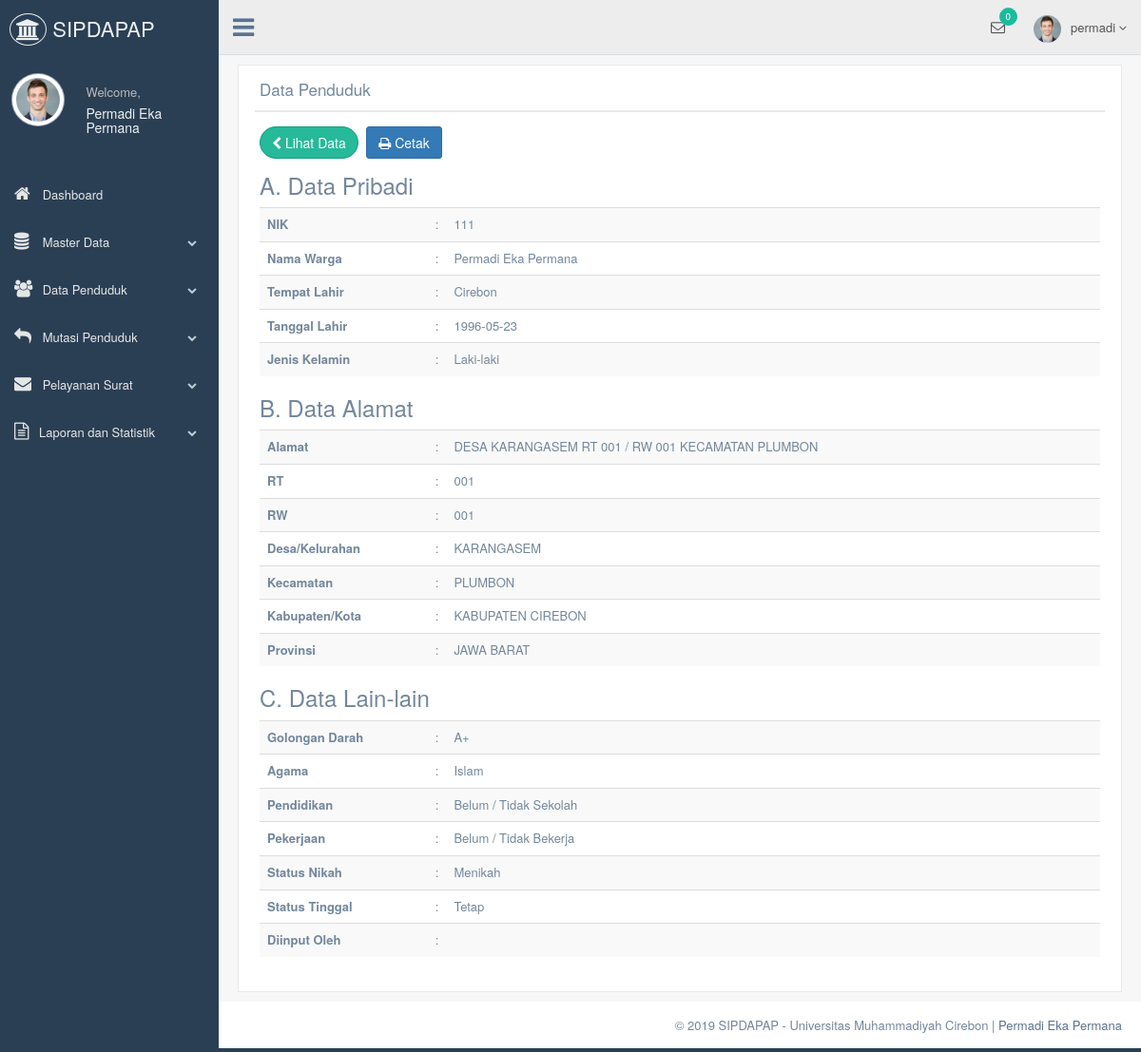
Page /pages/media.php?module=penduduk&act=detailpenduduk&id=2 (signed in) on the committed database.
### tables this page shows
CREATE TABLE penduduk
(
	no INT(11) NULL AUTO_INCREMENT,
	no_reff VARCHAR(11) NULL,
	id_penduduk VARCHAR(11) NULL,
	nik VARCHAR(16) NULL,
	nama VARCHAR(40) NULL,
	tmp_lahir VARCHAR(30) NULL,
	tgl_lahir DATE NULL,
	id_jk VARCHAR(7) NULL,
	id_goldarah VARCHAR(7) NULL,
	id_agama VARCHAR(7) NULL,
	id_pekerjaan VARCHAR(7) NULL,
	id_pendidikan VARCHAR(7) NULL,
	id_statusnikah VARCHAR(7) NULL,
	id_statustinggal VARCHAR(7) NULL,
	id_statuspenduduk VARCHAR(7) NULL,
	id_rt VARCHAR(7) NULL,
	id_provinsi VARCHAR(2) NULL,
	id_kabupaten VARCHAR(4) NULL,
	id_kecamatan VARCHAR(7) NULL,
	id_desa VARCHAR(10) NULL,
	hapus CHAR(1) NULL,
	PRIMARY KEY (no, id_penduduk)
);

CREATE TABLE jenis_kelamin
(
	id_jk VARCHAR(7) NOT NULL PRIMARY KEY,
	jk VARCHAR(30) NOT NULL
);

CREATE TABLE desa
(
	id_desa VARCHAR(10) NOT NULL PRIMARY KEY,
	id_kecamatan VARCHAR(7) NOT NULL,
	desa VARCHAR(100) NOT NULL
);

CREATE TABLE rt
(
	id_rt VARCHAR(7) NOT NULL PRIMARY KEY,
	id_rw VARCHAR(7) NOT NULL,
	rt VARCHAR(3) NOT NULL
);

CREATE TABLE rw
(
	id_rw VARCHAR(7) NOT NULL PRIMARY KEY,
	rw VARCHAR(3) NOT NULL
);

CREATE TABLE kecamatan
(
	id_kecamatan VARCHAR(7) NOT NULL PRIMARY KEY,
	id_kabupaten VARCHAR(4) NOT NULL,
	kecamatan VARCHAR(100) NOT NULL
);

CREATE TABLE kabupaten
(
	id_kabupaten VARCHAR(4) NOT NULL PRIMARY KEY,
	id_provinsi VARCHAR(2) NOT NULL,
	kabupaten VARCHAR(100) NOT NULL
);

CREATE TABLE provinsi
(
	id_provinsi VARCHAR(2) NOT NULL PRIMARY KEY,
	provinsi VARCHAR(100) NOT NULL
);

CREATE TABLE gol_darah
(
	id_goldarah VARCHAR(7) NOT NULL PRIMARY KEY,
	gol_darah VARCHAR(3) NOT NULL
);

CREATE TABLE agama
(
	id_agama VARCHAR(7) NOT NULL PRIMARY KEY,
	agama VARCHAR(30) NOT NULL
);

CREATE TABLE pendidikan
(
	id_pendidikan VARCHAR(7) NOT NULL PRIMARY KEY,
	pendidikan VARCHAR(30) NOT NULL
);

CREATE TABLE pekerjaan
(
	id_pekerjaan VARCHAR(7) NOT NULL PRIMARY KEY,
	pekerjaan VARCHAR(30) NOT NULL
);

CREATE TABLE status_nikah
(
	id_statusnikah VARCHAR(7) NOT NULL PRIMARY KEY,
	status_nikah VARCHAR(30) NOT NULL
);

CREATE TABLE status_tinggal
(
	id_statustinggal VARCHAR(7) NOT NULL PRIMARY KEY,
	status_tinggal VARCHAR(30) NOT NULL
);

### pages/modul/mod_penduduk/penduduk.php (the view, shortened to what this page needs)
<?php
 if (empty($_SESSION['username']) AND empty($_SESSION['passuser'])){
  echo "<link href='style.css' rel='stylesheet' type='text/css'>
 <center>Untuk mengakses modul, Anda harus login <br>";
  echo "<a href=../../index.php><b>LOGIN</b></a></center>";
}
else{
switch($_GET[act]){
case "detailpenduduk":
$edit = mysql_query("SELECT * FROM `penduduk`
                      INNER JOIN `jenis_kelamin` ON `penduduk`.`id_jk` = `jenis_kelamin`.`id_jk`
                      INNER JOIN `desa` ON `penduduk`.`id_desa` = `desa`.`id_desa`
                      INNER JOIN `kecamatan` ON `penduduk`.`id_kecamatan` = `kecamatan`.`id_kecamatan`
                      INNER JOIN `kabupaten` ON `penduduk`.`id_kabupaten` = `kabupaten`.`id_kabupaten`
                      INNER JOIN `provinsi` ON `penduduk`.`id_provinsi` = `provinsi`.`id_provinsi`
                      INNER JOIN `gol_darah` ON `penduduk`.`id_goldarah` = `gol_darah`.`id_goldarah`
                      INNER JOIN `status_nikah` ON `penduduk`.`id_statusnikah` = `status_nikah`.`id_statusnikah`
                      INNER JOIN `status_tinggal` ON `penduduk`.`id_statustinggal` = `status_tinggal`.`id_statustinggal`
                      INNER JOIN `rt` ON `penduduk`.`id_rt` = `rt`.`id_rt`
                      INNER JOIN `rw` ON `rt`.`id_rw` = `rw`.`id_rw`
                      INNER JOIN `agama` ON `penduduk`.`id_agama` = `agama`.`id_agama`
                      INNER JOIN `pendidikan` ON `penduduk`.`id_pendidikan` = `pendidikan`.`id_pendidikan`
                      INNER JOIN `pekerjaan` ON `penduduk`.`id_pekerjaan` = `pekerjaan`.`id_pekerjaan`
                    WHERE no='$_GET[id]'");
$r    = mysql_fetch_array($edit);
$edit2 = mysql_query("SELECT * FROM perangkat_desa WHERE id_user='$r[created_by]'");
$r2    = mysql_fetch_array($edit2);
echo "
<form method='POST' action='modul/mod_laporan/cetak_penduduk.php' target='_blank'  enctype='multipart/form-data' id='demo-form2' data-parsley-validate class='form-horizontal form-label-left' >
<input type='hidden' name='id' value='$r[no]' class='form-control' >
<div class='row'>
<div class='col-md-12 col-sm-12 col-xs-12'>
  <div class='x_panel'>
    <div class='x_title'>
      <h2>Data Penduduk <small>Detail Data Penduduk</small></h2>
      <div class='clearfix'></div>
    </div>
    <div class='x_content'>
      <p class='text-muted font-13 m-b-30'>
      <button type='button' class='btn btn-round btn-success' onclick=self.history.back()><i class='fa fa-chevron-left'></i> Lihat Data</button></a>
      <button class='btn btn-primary' type='submit'><i class='fa fa-print'></i> Cetak</button></p>
      <h3>A. Data Pribadi</h3>
      <table class='table table-striped'>
        <tr>
          <th width='20%'>NIK</th>
          <td width='1%'>:</td>
          <td>$r[nik]</td>
        </tr>
        <tr>
          <th>Nama Warga</th>
          <td>:</td>
          <td>$r[nama]</td>
        </tr>
        <tr>
          <th>Tempat Lahir</th>
          <td>:</td>
          <td>$r[tmp_lahir]</td>
        </tr>
        <tr>
          <th>Tanggal Lahir</th>
          <td>:</td>
          <td>
            $r[tgl_lahir]
          </td>
        </tr>
        <tr>
          <th>Jenis Kelamin</th>
          <td>:</td>
          <td>$r[jk]</td>
        </tr>
      </table>
      <h3>B. Data Alamat</h3>
      <table class='table table-striped'>
        <tr>
          <th width='20%'>Alamat</th>
          <td width='1%'>:</td>
          <td>DESA $r[desa] RT $r[rt] / RW $r[rw] KECAMATAN $r[kecamatan]</td>
        </tr>
        <tr>
          <th>RT</th>
          <td>:</td>
          <td>$r[rt]</td>
        </tr>
        <tr>
          <th>RW</th>
          <td>:</td>
          <td>$r[rw]</td>
        </tr>
        <tr>
          <th>Desa/Kelurahan</th>
          <td>:</td>
          <td>$r[desa]</td>
        </tr>
        <tr>
          <th>Kecamatan</th>
          <td>:</td>
          <td>$r[kecamatan]</td>
        </tr>
        <tr>
          <th>Kabupaten/Kota</th>
          <td>:</td>
          <td>$r[kabupaten]</td>
        </tr>
        <tr>
          <th>Provinsi</th>
          <td>:</td>
          <td>$r[provinsi]</td>
        </tr>
      </table>
      <h3>C. Data Lain-lain</h3>
      <table class='table table-striped'>
        <tr>
          <th width='20%'>Golongan Darah</th>
          <td width='1%'>:</td>
          <td>$r[gol_darah]</td>
        </tr>
        <tr>
          <th>Agama</th>
          <td>:</td>
          <td>$r[agama]</td>
        </tr>
        <tr>
          <th>Pendidikan</th>
          <td>:</td>
          <td>$r[pendidikan]</td>
        </tr>
        <tr>
          <th>Pekerjaan</th>
          <td>:</td>
          <td>$r[pekerjaan]</td>
        </tr>
        <tr>
          <th>Status Nikah</th>
          <td>:</td>
          <td>$r[status_nikah]</td>
        </tr>
        <tr>
          <th>Status Tinggal</th>
          <td>:</td>
          <td>$r[status_tinggal]</td>
        </tr>
        <tr>
          <th>Diinput Oleh</th>
          <td>:</td>
          <td>$r2[nama]</td>
        </tr>
      </table>
  </div>
</div>
</div>
  </div>
</div>
</div>";
  break;
}
}
?>

### rows in the picture
penduduk: nik "111", nama "Permadi Eka Permana", tmp_lahir "Cirebon", tgl_lahir "1996-05-23", id_jk.jk "Laki-laki", id_desa.desa "KARANGASEM", id_rt.rt "001", rw.rw "001", id_kecamatan.kecamatan "PLUMBON", id_kabupaten.kabupaten "KABUPATEN CIREBON", id_provinsi.provinsi "JAWA BARAT", id_goldarah.gol_darah "A+", id_agama.agama "Islam", id_pendidikan.pendidikan "Belum / Tidak Sekolah", id_pekerjaan.pekerjaan "Belum / Tidak Bekerja", id_statusnikah.status_nikah "Menikah", id_statustinggal.status_tinggal "Tetap"

### other values in the picture
$_SESSION[namalengkap] "Permadi Eka Permana"
$_SESSION[namauser] "permadi"
$suratpending "0"
